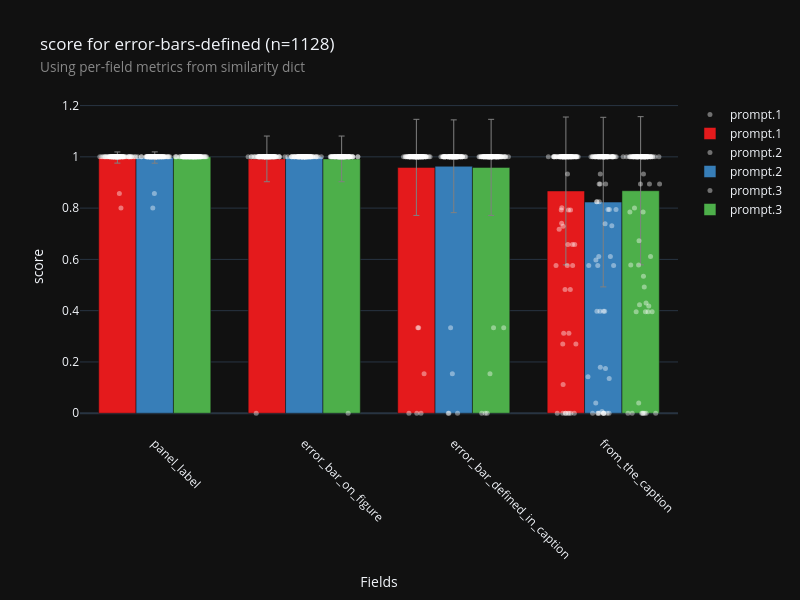
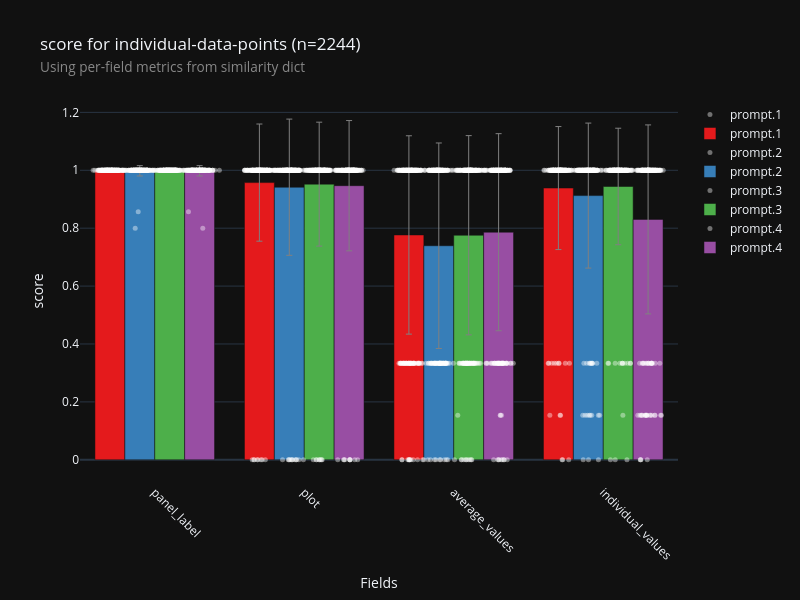
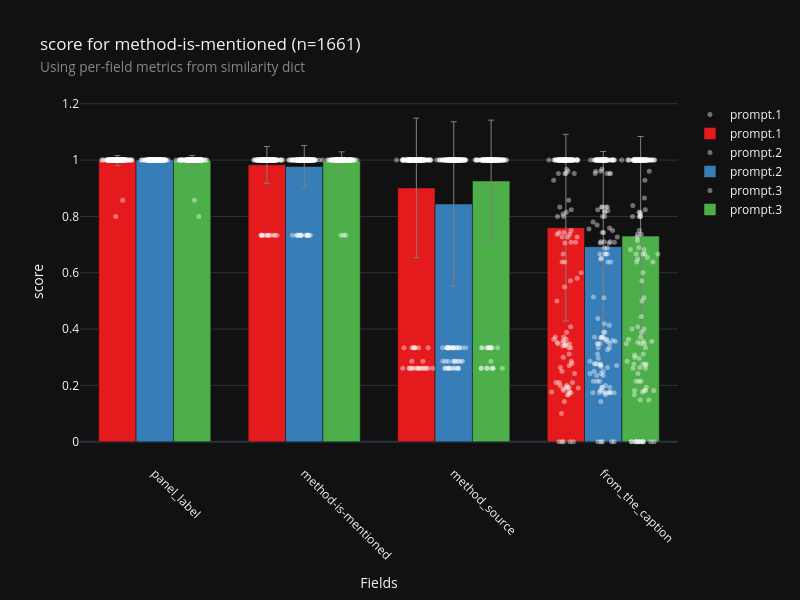
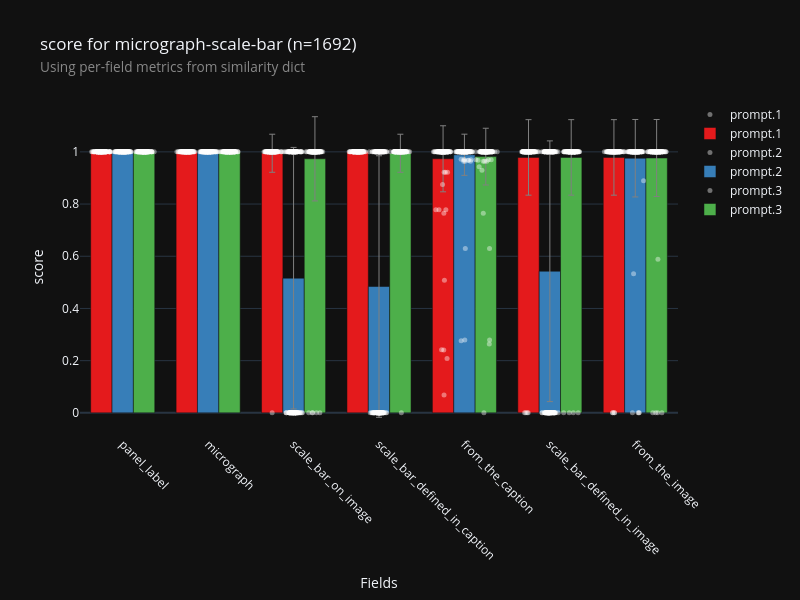

The code cell stored with these charts, in order, in its notebook:
### Code cell
for fig_check_name in list(fig_similarity_dict.keys()):
    fig, df, meta = check_visualization_with_similarity_dict(
        'fig-checklist',
        fig_check_name,
        model=MODEL,
        similarity_dict=fig_similarity_dict,
        score='score',
        aggregation_level=1
    )
    fig.show()

### Figure 1 — Plotly figure (JSON) as saved in the notebook; plotly's stock layout.template omitted (floating-point values rounded to 4 significant figures; data arrays with more than 128 entries replaced by an {"elided": "..."} marker saying what was removed)
{"data": [{"hovertext": {"elided": "504 str values"}, "marker": {"color": "white", "line": {"color": "white", "width": 0}, "opacity": 0.4, "size": 5}, "mode": "markers", "name": "prompt.1", "showlegend": true, "type": "scatter", "x": {"elided": "504 float values"}, "y": {"elided": "504 float values"}}, {"error_y": {"array": [0.02181, 0.08909, 0.1874, 0.2883], "color": "grey", "thickness": 1, "type": "data", "visible": true, "width": 3}, "hovertext": ["Field: panel_label<br>Metric: longest_common_subsequence", "Field: error_bar_on_figure<br>Metric: longest_common_subsequence", "Field: error_bar_defined_in_caption<br>Metric: longest_common_subsequence", "Field: from_the_caption<br>Metric: semantic_similarity"], "marker": {"color": "rgb(228,26,28)"}, "name": "prompt.1", "showlegend": true, "type": "bar", "width": 0.25, "x": [-0.25, 0.75, 1.75, 2.75], "y": [0.9973, 0.9921, 0.9589, 0.867]}, {"hovertext": {"elided": "495 str values"}, "marker": {"color": "white", "line": {"color": "white", "width": 0}, "opacity": 0.4, "size": 5}, "mode": "markers", "name": "prompt.2", "showlegend": true, "type": "scatter", "x": {"elided": "495 float values"}, "y": {"elided": "495 float values"}}, {"error_y": {"array": [0.02208, 0, 0.181, 0.3307], "color": "grey", "thickness": 1, "type": "data", "visible": true, "width": 3}, "hovertext": ["Field: panel_label<br>Metric: longest_common_subsequence", "Field: error_bar_on_figure<br>Metric: longest_common_subsequence", "Field: error_bar_defined_in_caption<br>Metric: longest_common_subsequence", "Field: from_the_caption<br>Metric: semantic_similarity"], "marker": {"color": "rgb(55,126,184)"}, "name": "prompt.2", "showlegend": true, "type": "bar", "width": 0.25, "x": [0, 1, 2, 3], "y": [0.9972, 1, 0.9633, 0.8235]}, {"hovertext": {"elided": "504 str values"}, "marker": {"color": "white", "line": {"color": "white", "width": 0}, "opacity": 0.4, "size": 5}, "mode": "markers", "name": "prompt.3", "showlegend": true, "type": "scatter", "x": {"elided": "504 float values"}, "y": {"elided": "504 float values"}}, {"error_y": {"array": [0, 0.08909, 0.1874, 0.2889], "color": "grey", "thickness": 1, "type": "data", "visible": true, "width": 3}, "hovertext": ["Field: panel_label<br>Metric: longest_common_subsequence", "Field: error_bar_on_figure<br>Metric: longest_common_subsequence", "Field: error_bar_defined_in_caption<br>Metric: longest_common_subsequence", "Field: from_the_caption<br>Metric: semantic_similarity"], "marker": {"color": "rgb(77,175,74)"}, "name": "prompt.3", "showlegend": true, "type": "bar", "width": 0.25, "x": [0.25, 1.25, 2.25, 3.25], "y": [1, 0.9921, 0.9589, 0.8678]}], "layout": {"boxmode": "group", "height": 600, "showlegend": true, "title": {"text": "score for error-bars-defined (n=1128)<br><span style=\"font-size: 0.8em; color: #888;\">Using per-field metrics from similarity dict</span>"}, "width": 800, "xaxis": {"range": [-0.5, 3.5], "tickangle": 45, "ticktext": ["panel_label", "error_bar_on_figure", "error_bar_defined_in_caption", "from_the_caption"], "tickvals": [0, 1, 2, 3], "title": {"text": "Fields"}}, "yaxis": {"title": {"text": "score"}}}}

### Figure 2 — Plotly figure (JSON) as saved in the notebook; plotly's stock layout.template omitted (floating-point values rounded to 4 significant figures; data arrays with more than 128 entries replaced by an {"elided": "..."} marker saying what was removed)
{"data": [{"hovertext": {"elided": "752 str values"}, "marker": {"color": "white", "line": {"color": "white", "width": 0}, "opacity": 0.4, "size": 5}, "mode": "markers", "name": "prompt.1", "showlegend": true, "type": "scatter", "x": {"elided": "752 float values"}, "y": {"elided": "752 float values"}}, {"error_y": {"array": [0, 0.2024, 0.3426, 0.2124], "color": "grey", "thickness": 1, "type": "data", "visible": true, "width": 3}, "hovertext": ["Field: panel_label<br>Metric: longest_common_subsequence", "Field: plot<br>Metric: longest_common_subsequence", "Field: average_values<br>Metric: longest_common_subsequence", "Field: individual_values<br>Metric: longest_common_subsequence"], "marker": {"color": "rgb(228,26,28)"}, "name": "prompt.1", "showlegend": true, "type": "bar", "width": 0.2, "x": [-0.3, 0.7, 1.7, 2.7], "y": [1, 0.9574, 0.7766, 0.9386]}, {"hovertext": {"elided": "752 str values"}, "marker": {"color": "white", "line": {"color": "white", "width": 0}, "opacity": 0.4, "size": 5}, "mode": "markers", "name": "prompt.2", "showlegend": true, "type": "scatter", "x": {"elided": "752 float values"}, "y": {"elided": "752 float values"}}, {"error_y": {"array": [0.01788, 0.2353, 0.355, 0.2505], "color": "grey", "thickness": 1, "type": "data", "visible": true, "width": 3}, "hovertext": ["Field: panel_label<br>Metric: longest_common_subsequence", "Field: plot<br>Metric: longest_common_subsequence", "Field: average_values<br>Metric: longest_common_subsequence", "Field: individual_values<br>Metric: longest_common_subsequence"], "marker": {"color": "rgb(55,126,184)"}, "name": "prompt.2", "showlegend": true, "type": "bar", "width": 0.2, "x": [-0.1, 0.9, 1.9, 2.9], "y": [0.9982, 0.9415, 0.7394, 0.9126]}, {"hovertext": {"elided": "752 str values"}, "marker": {"color": "white", "line": {"color": "white", "width": 0}, "opacity": 0.4, "size": 5}, "mode": "markers", "name": "prompt.3", "showlegend": true, "type": "scatter", "x": {"elided": "752 float values"}, "y": {"elided": "752 float values"}}, {"error_y": {"array": [0, 0.2141, 0.3441, 0.2012], "color": "grey", "thickness": 1, "type": "data", "visible": true, "width": 3}, "hovertext": ["Field: panel_label<br>Metric: longest_common_subsequence", "Field: plot<br>Metric: longest_common_subsequence", "Field: average_values<br>Metric: longest_common_subsequence", "Field: individual_values<br>Metric: longest_common_subsequence"], "marker": {"color": "rgb(77,175,74)"}, "name": "prompt.3", "showlegend": true, "type": "bar", "width": 0.2, "x": [0.1, 1.1, 2.1, 3.1], "y": [1, 0.9521, 0.7756, 0.9441]}, {"hovertext": {"elided": "752 str values"}, "marker": {"color": "white", "line": {"color": "white", "width": 0}, "opacity": 0.4, "size": 5}, "mode": "markers", "name": "prompt.4", "showlegend": true, "type": "scatter", "x": {"elided": "752 float values"}, "y": {"elided": "752 float values"}}, {"error_y": {"array": [0.01788, 0.225, 0.3403, 0.3264], "color": "grey", "thickness": 1, "type": "data", "visible": true, "width": 3}, "hovertext": ["Field: panel_label<br>Metric: longest_common_subsequence", "Field: plot<br>Metric: longest_common_subsequence", "Field: average_values<br>Metric: longest_common_subsequence", "Field: individual_values<br>Metric: longest_common_subsequence"], "marker": {"color": "rgb(152,78,163)"}, "name": "prompt.4", "showlegend": true, "type": "bar", "width": 0.2, "x": [0.3, 1.3, 2.3, 3.3], "y": [0.9982, 0.9468, 0.7861, 0.8303]}], "layout": {"boxmode": "group", "height": 600, "showlegend": true, "title": {"text": "score for individual-data-points (n=2244)<br><span style=\"font-size: 0.8em; color: #888;\">Using per-field metrics from similarity dict</span>"}, "width": 800, "xaxis": {"range": [-0.5, 3.5], "tickangle": 45, "ticktext": ["panel_label", "plot", "average_values", "individual_values"], "tickvals": [0, 1, 2, 3], "title": {"text": "Fields"}}, "yaxis": {"title": {"text": "score"}}}}

### Figure 3 — Plotly figure (JSON) as saved in the notebook; plotly's stock layout.template omitted (floating-point values rounded to 4 significant figures; data arrays with more than 128 entries replaced by an {"elided": "..."} marker saying what was removed)
{"data": [{"hovertext": {"elided": "752 str values"}, "marker": {"color": "white", "line": {"color": "white", "width": 0}, "opacity": 0.4, "size": 5}, "mode": "markers", "name": "prompt.1", "showlegend": true, "type": "scatter", "x": {"elided": "752 float values"}, "y": {"elided": "752 float values"}}, {"error_y": {"array": [0.01788, 0.06532, 0.2478, 0.3316], "color": "grey", "thickness": 1, "type": "data", "visible": true, "width": 3}, "hovertext": ["Field: panel_label<br>Metric: longest_common_subsequence", "Field: method-is-mentioned<br>Metric: semantic_similarity", "Field: method_source<br>Metric: longest_common_subsequence", "Field: from_the_caption<br>Metric: longest_common_subsequence"], "marker": {"color": "rgb(228,26,28)"}, "name": "prompt.1", "showlegend": true, "type": "bar", "width": 0.25, "x": [-0.25, 0.75, 1.75, 2.75], "y": [0.9982, 0.983, 0.9011, 0.76]}, {"hovertext": {"elided": "752 str values"}, "marker": {"color": "white", "line": {"color": "white", "width": 0}, "opacity": 0.4, "size": 5}, "mode": "markers", "name": "prompt.2", "showlegend": true, "type": "scatter", "x": {"elided": "752 float values"}, "y": {"elided": "752 float values"}}, {"error_y": {"array": [0, 0.07456, 0.2922, 0.3379], "color": "grey", "thickness": 1, "type": "data", "visible": true, "width": 3}, "hovertext": ["Field: panel_label<br>Metric: longest_common_subsequence", "Field: method-is-mentioned<br>Metric: semantic_similarity", "Field: method_source<br>Metric: longest_common_subsequence", "Field: from_the_caption<br>Metric: longest_common_subsequence"], "marker": {"color": "rgb(55,126,184)"}, "name": "prompt.2", "showlegend": true, "type": "bar", "width": 0.25, "x": [0, 1, 2, 3], "y": [1, 0.9773, 0.8439, 0.6926]}, {"hovertext": {"elided": "752 str values"}, "marker": {"color": "white", "line": {"color": "white", "width": 0}, "opacity": 0.4, "size": 5}, "mode": "markers", "name": "prompt.3", "showlegend": true, "type": "scatter", "x": {"elided": "752 float values"}, "y": {"elided": "752 float values"}}, {"error_y": {"array": [0.01788, 0.03349, 0.2161, 0.3535], "color": "grey", "thickness": 1, "type": "data", "visible": true, "width": 3}, "hovertext": ["Field: panel_label<br>Metric: longest_common_subsequence", "Field: method-is-mentioned<br>Metric: semantic_similarity", "Field: method_source<br>Metric: longest_common_subsequence", "Field: from_the_caption<br>Metric: longest_common_subsequence"], "marker": {"color": "rgb(77,175,74)"}, "name": "prompt.3", "showlegend": true, "type": "bar", "width": 0.25, "x": [0.25, 1.25, 2.25, 3.25], "y": [0.9982, 0.9957, 0.9257, 0.7301]}], "layout": {"boxmode": "group", "height": 600, "showlegend": true, "title": {"text": "score for method-is-mentioned (n=1661)<br><span style=\"font-size: 0.8em; color: #888;\">Using per-field metrics from similarity dict</span>"}, "width": 800, "xaxis": {"range": [-0.5, 3.5], "tickangle": 45, "ticktext": ["panel_label", "method-is-mentioned", "method_source", "from_the_caption"], "tickvals": [0, 1, 2, 3], "title": {"text": "Fields"}}, "yaxis": {"title": {"text": "score"}}}}

### Figure 4 — Plotly figure (JSON) as saved in the notebook; plotly's stock layout.template omitted (floating-point values rounded to 4 significant figures; data arrays with more than 128 entries replaced by an {"elided": "..."} marker saying what was removed)
{"data": [{"hovertext": {"elided": "1316 str values"}, "marker": {"color": "white", "line": {"color": "white", "width": 0}, "opacity": 0.4, "size": 5}, "mode": "markers", "name": "prompt.1", "showlegend": true, "type": "scatter", "x": {"elided": "1316 float values"}, "y": {"elided": "1316 float values"}}, {"error_y": {"array": [0, 0, 0.07293, 0, 0.1265, 0.1447, 0.1447], "color": "grey", "thickness": 1, "type": "data", "visible": true, "width": 3}, "hovertext": ["Field: panel_label<br>Metric: longest_common_subsequence", "Field: micrograph<br>Metric: longest_common_subsequence", "Field: scale_bar_on_image<br>Metric: longest_common_subsequence", "Field: scale_bar_defined_in_caption<br>Metric: longest_common_subsequence", "Field: from_the_caption<br>Metric: longest_common_subsequence", "Field: scale_bar_defined_in_image<br>Metric: longest_common_subsequence", "Field: from_the_image<br>Metric: longest_common_subsequence"], "marker": {"color": "rgb(228,26,28)"}, "name": "prompt.1", "showlegend": true, "type": "bar", "width": 0.25, "x": [-0.25, 0.75, 1.75, 2.75, 3.75, 4.75, 5.75], "y": [1, 1, 0.9947, 1, 0.9734, 0.9787, 0.9787]}, {"hovertext": {"elided": "1316 str values"}, "marker": {"color": "white", "line": {"color": "white", "width": 0}, "opacity": 0.4, "size": 5}, "mode": "markers", "name": "prompt.2", "showlegend": true, "type": "scatter", "x": {"elided": "1316 float values"}, "y": {"elided": "1316 float values"}}, {"error_y": {"array": [0, 0, 0.5011, 0.5011, 0.07897, 0.4995, 0.1484], "color": "grey", "thickness": 1, "type": "data", "visible": true, "width": 3}, "hovertext": ["Field: panel_label<br>Metric: longest_common_subsequence", "Field: micrograph<br>Metric: longest_common_subsequence", "Field: scale_bar_on_image<br>Metric: longest_common_subsequence", "Field: scale_bar_defined_in_caption<br>Metric: longest_common_subsequence", "Field: from_the_caption<br>Metric: longest_common_subsequence", "Field: scale_bar_defined_in_image<br>Metric: longest_common_subsequence", "Field: from_the_image<br>Metric: longest_common_subsequence"], "marker": {"color": "rgb(55,126,184)"}, "name": "prompt.2", "showlegend": true, "type": "bar", "width": 0.25, "x": [0, 1, 2, 3, 4, 5, 6], "y": [1, 1, 0.516, 0.484, 0.9888, 0.5426, 0.9757]}, {"hovertext": {"elided": "1316 str values"}, "marker": {"color": "white", "line": {"color": "white", "width": 0}, "opacity": 0.4, "size": 5}, "mode": "markers", "name": "prompt.3", "showlegend": true, "type": "scatter", "x": {"elided": "1316 float values"}, "y": {"elided": "1316 float values"}}, {"error_y": {"array": [0, 0, 0.1613, 0.07293, 0.1087, 0.1447, 0.1475], "color": "grey", "thickness": 1, "type": "data", "visible": true, "width": 3}, "hovertext": ["Field: panel_label<br>Metric: longest_common_subsequence", "Field: micrograph<br>Metric: longest_common_subsequence", "Field: scale_bar_on_image<br>Metric: longest_common_subsequence", "Field: scale_bar_defined_in_caption<br>Metric: longest_common_subsequence", "Field: from_the_caption<br>Metric: longest_common_subsequence", "Field: scale_bar_defined_in_image<br>Metric: longest_common_subsequence", "Field: from_the_image<br>Metric: longest_common_subsequence"], "marker": {"color": "rgb(77,175,74)"}, "name": "prompt.3", "showlegend": true, "type": "bar", "width": 0.25, "x": [0.25, 1.25, 2.25, 3.25, 4.25, 5.25, 6.25], "y": [1, 1, 0.9734, 0.9947, 0.9818, 0.9787, 0.9765]}], "layout": {"boxmode": "group", "height": 600, "showlegend": true, "title": {"text": "score for micrograph-scale-bar (n=1692)<br><span style=\"font-size: 0.8em; color: #888;\">Using per-field metrics from similarity dict</span>"}, "width": 800, "xaxis": {"range": [-0.5, 6.5], "tickangle": 45, "ticktext": ["panel_label", "micrograph", "scale_bar_on_image", "scale_bar_defined_in_caption", "from_the_caption", "scale_bar_defined_in_image", "from_the_image"], "tickvals": [0, 1, 2, 3, 4, 5, 6], "title": {"text": "Fields"}}, "yaxis": {"title": {"text": "score"}}}}
